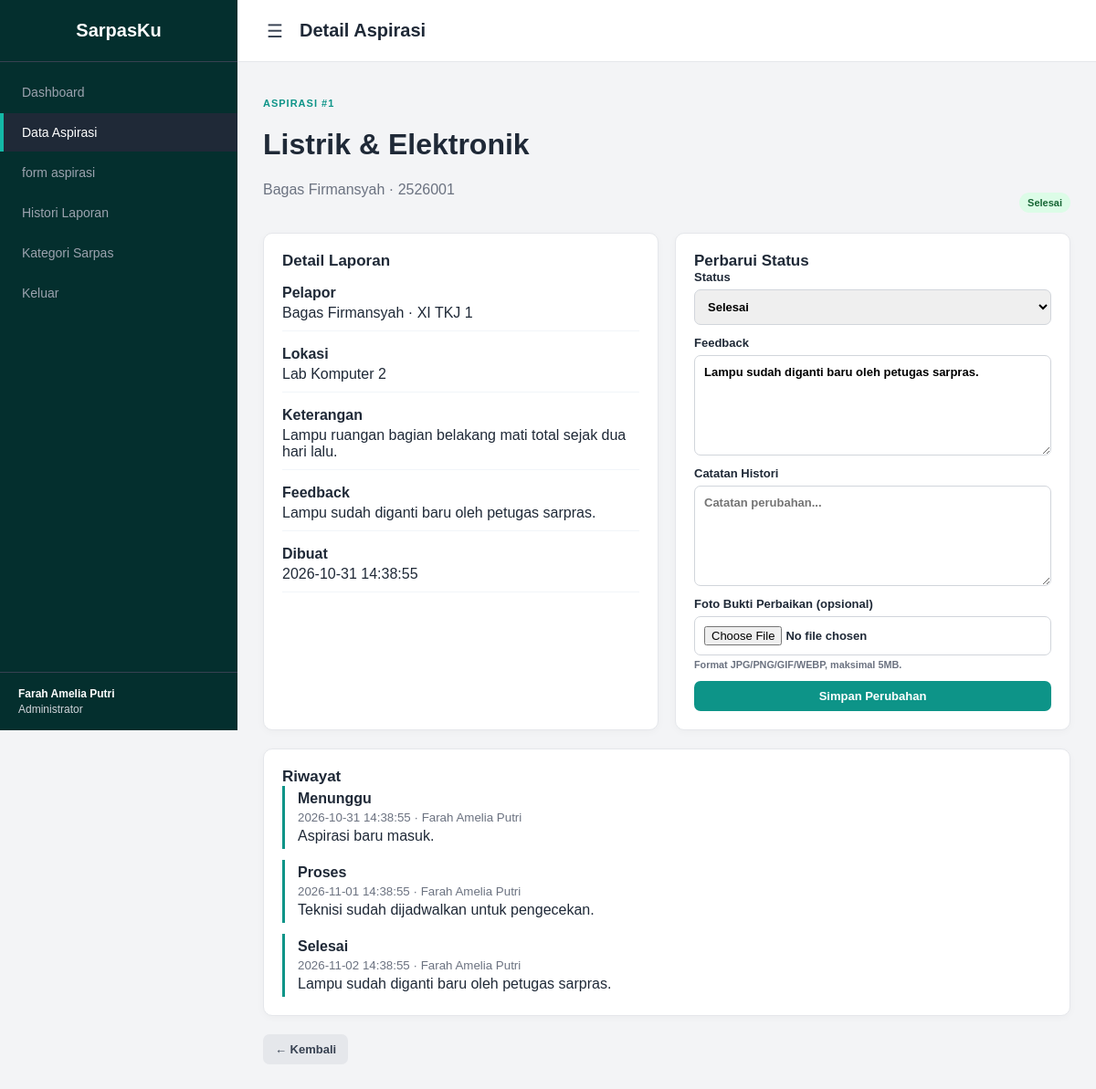
Screenshot of /view/admin/detail_aspirasi.php?id=1 (signed in) with the database file from the repository.
### tables this page shows
CREATE TABLE `aspirasi` (
  `id_aspirasi` int(11) NOT NULL,
  `nis` varchar(10) NOT NULL,
  `id_kategori` int(11) NOT NULL,
  `id_admin` int(11) DEFAULT NULL,
  `lokasi` varchar(50) NOT NULL,
  `keterangan` varchar(255) NOT NULL,
  `status` enum('Menunggu','Proses','Selesai') NOT NULL DEFAULT 'Menunggu',
  `feedback` varchar(255) DEFAULT NULL,
  `tanggal` datetime DEFAULT current_timestamp(),
  `updated_at` datetime DEFAULT current_timestamp() ON UPDATE current_timestamp()
);

CREATE TABLE `kategori` (
  `id_kategori` int(11) NOT NULL,
  `nama_kategori` varchar(50) NOT NULL,
  `ket_kategori` varchar(255) NOT NULL
);

CREATE TABLE `siswa` (
  `nis` varchar(10) NOT NULL,
  `nama` varchar(50) NOT NULL,
  `kelas` varchar(10) NOT NULL,
  `password` varchar(255) NOT NULL,
  `created_at` timestamp NOT NULL DEFAULT current_timestamp()
);

CREATE TABLE `histori` (
  `id_histori` int(11) NOT NULL,
  `id_aspirasi` int(11) NOT NULL,
  `id_admin` int(11) DEFAULT NULL,
  `status_lama` enum('Menunggu','Proses','Selesai') DEFAULT NULL,
  `status_baru` enum('Menunggu','Proses','Selesai') NOT NULL,
  `catatan` varchar(255) DEFAULT NULL,
  `diubah_oleh` varchar(50) DEFAULT NULL,
  `waktu_ubah` datetime DEFAULT current_timestamp()
);

### config/database.php (called while the page is built, shortened)
<?php
$server = 'localhost';
$username = 'root';
$pass = '';
$database = 'sarpasku_db';
$conn = mysqli_connect($server, $username, $pass, $database);
mysqli_set_charset($conn, 'utf8mb4');
function e($value) { return htmlspecialchars((string)$value, ENT_QUOTES, 'UTF-8'); }
function current_user() {
    global $conn;
    if ($_SESSION['role'] === 'admin' && !empty($_SESSION['id_admin'])) {
        $id=(int)$_SESSION['id_admin']; $st=mysqli_prepare($conn,'SELECT id_admin,username,nama FROM admin WHERE id_admin=?'); mysqli_stmt_bind_param($st,'i',$id); mysqli_stmt_execute($st); $r=mysqli_stmt_get_result($st); $u=mysqli_fetch_assoc($r); mysqli_stmt_close($st); return $u;
    }
    return null;
}

### view/admin/detail_aspirasi.php (the view, shortened to what this page needs)
<?php
require_once __DIR__ . '/../../config/database.php';
require_role('admin'); $user=current_user(); $id=(int)($_GET['id']??0); $error=''; $ok='';
$a = null; $hist = [];
$st = mysqli_prepare($conn, 'SELECT a.*,s.nama AS nama_siswa,s.kelas,k.nama_kategori FROM aspirasi a JOIN siswa s ON s.nis=a.nis LEFT JOIN kategori k ON k.id_kategori=a.id_kategori WHERE a.id_aspirasi=?');
mysqli_stmt_bind_param($st, 'i', $id);
mysqli_stmt_execute($st);
$a = mysqli_fetch_assoc(mysqli_stmt_get_result($st));
if ($a) {
    $st = mysqli_prepare($conn, 'SELECT h.status_lama,h.status_baru,h.catatan,h.waktu_ubah,COALESCE(ad.nama,h.diubah_oleh) diubah_oleh FROM histori h LEFT JOIN admin ad ON ad.id_admin=h.id_admin WHERE h.id_aspirasi=? ORDER BY h.waktu_ubah ASC,h.id_histori ASC');
    mysqli_stmt_bind_param($st, 'i', $id);
    mysqli_stmt_execute($st);
    $rr = mysqli_stmt_get_result($st);
    while ($h = mysqli_fetch_assoc($rr)) $hist[] = $h;
}
?>
<!doctype html><html lang="id"><head><meta charset="utf-8"><meta name="viewport" content="width=device-width,initial-scale=1"><title>Detail Aspirasi</title><link rel="stylesheet" href="../../assets/admin.css"></head><body><input type="checkbox" id="menuToggle" class="menu-toggle"><aside class="sidebar" id="sidebar"><div class="sidebar-header">SarpasKu</div><ul><li><a href="dashboard.php" class="">Dashboard</a></li><li><a href="aspirasi.php" class="active">Data Aspirasi</a></li><li><a href="form_aspirasi.php" class="">form aspirasi</a></li><li><a href="histori.php" class="">Histori Laporan</a></li><li><a href="kategori.php" class="">Kategori Sarpas</a></li><li><a href="../../logout.php">Keluar</a></li></ul><div class="admin-user"><strong><?=e($user["nama"]??"Admin")?></strong>Administrator</div></aside><label for="menuToggle" class="sidebar-overlay"></label><div class="main-content"><header class="topbar"><label for="menuToggle" class="menu-icon">&#9776;</label><h1>Detail Aspirasi</h1></header><main class="content-area"><?php if($error):?><div class="alert error"><?=e($error)?></div><?php endif;?><?php if($ok):?><div class="alert success"><?=e($ok)?></div><?php endif;?><?php if(!$a):?><div class="alert error">Data aspirasi tidak ditemukan.</div><a class="btn" href="aspirasi.php">Kembali</a><?php else:?><div class="heading"><div><p class="eyebrow">Aspirasi #<?=$a['id_aspirasi']?></p><h1><?=e($a['nama_kategori'])?></h1><p class="muted"><?=e($a['nama_siswa'])?> · <?=e($a['nis'])?></p></div><span class="badge <?=strtolower($a['status'])?>"><?=e($a['status'])?></span></div><div class="detail"><section class="panel"><h2>Detail Laporan</h2><p><b>Pelapor</b><?=e($a['nama_siswa'])?> · <?=e($a['kelas'])?></p><p><b>Lokasi</b><?=e($a['lokasi'])?></p><p><b>Keterangan</b><?=e($a['keterangan'])?></p><p><b>Feedback</b><?=e($a['feedback']?:'-')?></p><p><b>Dibuat</b><?=e($a['tanggal'])?></p><?php if($lampiran):?><div style="margin-top:10px"><b>Foto Lampiran</b><div class="lampiran-grid"><?php foreach($lampiran as $lf):?><a href="../../<?=e($lf['url_file'])?>" target="_blank"><img src="../../<?=e($lf['url_file'])?>" alt="<?=e($lf['nama_file'])?>"></a><?php endforeach;?></div></div><?php endif;?></section><section class="panel"><h2>Perbarui Status</h2><form method="post" class="admin-form" enctype="multipart/form-data"><label>Status<select name="status"><option <?=$a['status']==='Menunggu'?'selected':''?>>Menunggu</option><option <?=$a['status']==='Proses'?'selected':''?>>Proses</option><option <?=$a['status']==='Selesai'?'selected':''?>>Selesai</option></select></label><label>Feedback<textarea name="feedback" maxlength="255"><?=e($a['feedback']??'')?></textarea></label><label>Catatan Histori<textarea name="catatan" maxlength="255" placeholder="Catatan perubahan..."></textarea></label><label>Foto Bukti Perbaikan (opsional)<input type="file" name="foto_feedback" accept="image/jpeg,image/png,image/gif,image/webp"><small style="color:#6b7280;display:block;margin-top:4px">Format JPG/PNG/GIF/WEBP, maksimal 5MB.</small></label><button class="btn" type="submit">Simpan Perubahan</button></form></section></div><section class="panel"><h2>Riwayat</h2><div class="timeline"><?php foreach($hist as $h):?><div class="timeline-item"><b><?=e($h['status_baru'])?></b><small><?=e($h['waktu_ubah'])?> · <?=e($h['diubah_oleh'])?></small><div><?=e($h['catatan']?:'-')?></div></div><?php endforeach;?></div></section><a class="btn secondary" href="aspirasi.php">← Kembali</a><?php endif;?></main></div></body></html>

### assets/admin.css (style rules this page uses)
* { box-sizing:border-box }
body { margin:0;font-family:Arial,sans-serif;background:#f3f4f6;color:#1f2937 }
.sidebar { width:260px;background:#042f2e;color:#fff;height:100vh;position:fixed;left:0;top:0;z-index:1000;display:flex;flex-direction:column;transition:transform .25s ease }
.sidebar-header { padding:22px 20px;font-size:20px;font-weight:700;text-align:center;border-bottom:1px solid #374151 }
.sidebar ul { list-style:none;padding:10px 0;margin:0 }
.sidebar li { margin:2px 0 }
.sidebar a { display:block;padding:13px 20px;color:#9ca3af;text-decoration:none;border-left:4px solid transparent;font-size:14px }
.sidebar a:hover,.sidebar a.active { background:#1f2937;color:#fff;border-left-color:#14b8a6 }
.admin-user { margin-top:auto;padding:16px 20px;border-top:1px solid #374151;font-size:12px;color:#d1d5db }
.admin-user strong { display:block;color:#fff;margin-bottom:3px }
.main-content { margin-left:260px;min-height:100vh;transition:margin-left .25s ease }
.topbar { height:68px;background:#fff;border-bottom:1px solid #e5e7eb;display:flex;align-items:center;gap:14px;padding:0 28px }
.topbar h1 { font-size:20px;margin:0 }
.menu-icon { font-size:20px;line-height:1;color:#374151;cursor:pointer;background:none;border:0;padding:4px }
.content-area { padding:28px;max-width:1400px;margin:auto }
.heading { display:flex;justify-content:space-between;gap:20px;align-items:end;margin-bottom:22px }
.eyebrow { font-size:11px;text-transform:uppercase;letter-spacing:1px;color:#0d9488;font-weight:700 }
.muted { color:#6b7280 }
.card,.panel { background:#fff;border:1px solid #e5e7eb;border-radius:10px;padding:20px;box-shadow:0 2px 8px #00000008 }
.panel { margin-bottom:20px }
.panel h3,.panel h2 { margin:0;font-size:17px }
.btn { display:inline-block;padding:9px 13px;border-radius:7px;background:#0d9488;color:#fff;text-decoration:none;border:0;font-weight:700;cursor:pointer;font-size:13px }
.btn.secondary { background:#e5e7eb;color:#374151 }
.badge { display:inline-block;padding:5px 9px;border-radius:999px;font-size:11px;font-weight:700;white-space:nowrap }
.selesai { background:#dcfce7;color:#166534 }
.detail { display:grid;grid-template-columns:1fr 1fr;gap:18px }
.detail p { display:flex;flex-direction:column;gap:4px;border-bottom:1px solid #f1f5f9;padding-bottom:10px }
.admin-form { display:grid;gap:12px }
.admin-form label { font-size:13px;font-weight:700 }
.admin-form input,.admin-form select,.admin-form textarea { display:block;width:100%;margin-top:6px;padding:10px;border:1px solid #d1d5db;border-radius:7px;font:inherit }
.admin-form textarea { min-height:110px }
.timeline { display:grid;gap:12px }
.timeline-item { border-left:3px solid #0d9488;padding:5px 0 5px 14px }
.timeline-item small { display:block;color:#6b7280;margin:4px 0 }

### rows the page displays
aspirasi: id_aspirasi "1", id_kategori.nama_kategori "Listrik & Elektronik", nis.nama "Bagas Firmansyah", nis "2526001", status "Selesai", nis.kelas "XI TKJ 1", lokasi "Lab Komputer 2", keterangan "Lampu ruangan bagian belakang mati total sejak dua hari lalu.", feedback "Lampu sudah diganti baru oleh petugas sarpras.", tanggal "2026-10-31 14:38:55"
histori: status_baru "Menunggu", waktu_ubah "2026-10-31 14:38:55", diubah_oleh "Farah Amelia Putri", catatan "Aspirasi baru masuk."
histori: status_baru "Proses", waktu_ubah "2026-11-01 14:38:55", diubah_oleh "Farah Amelia Putri", catatan "Teknisi sudah dijadwalkan untuk pengecekan."
histori: status_baru "Selesai", waktu_ubah "2026-11-02 14:38:55", diubah_oleh "Farah Amelia Putri", catatan "Lampu sudah diganti baru oleh petugas sarpras."

### other values shown
$user["nama"] "Farah Amelia Putri"
